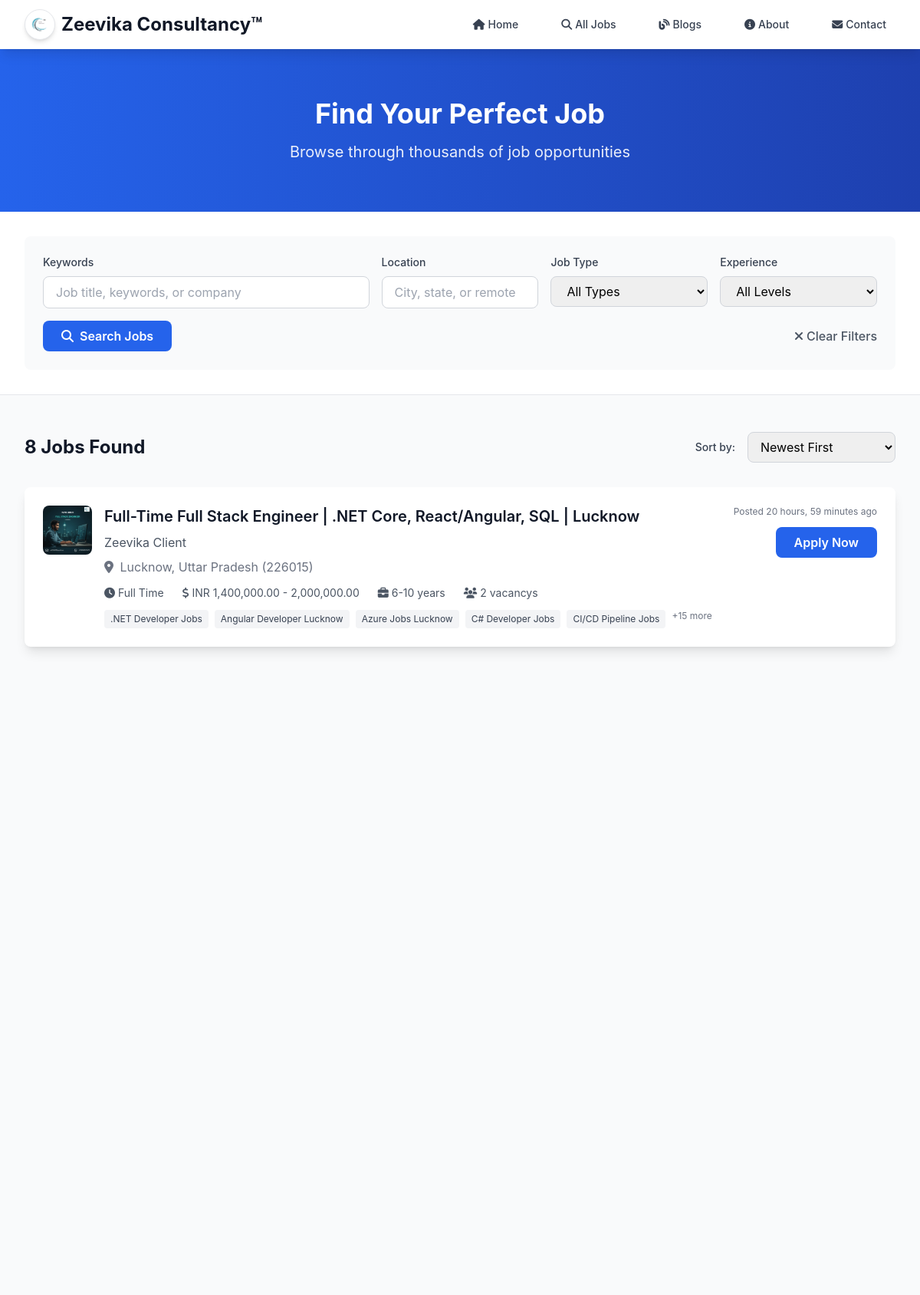
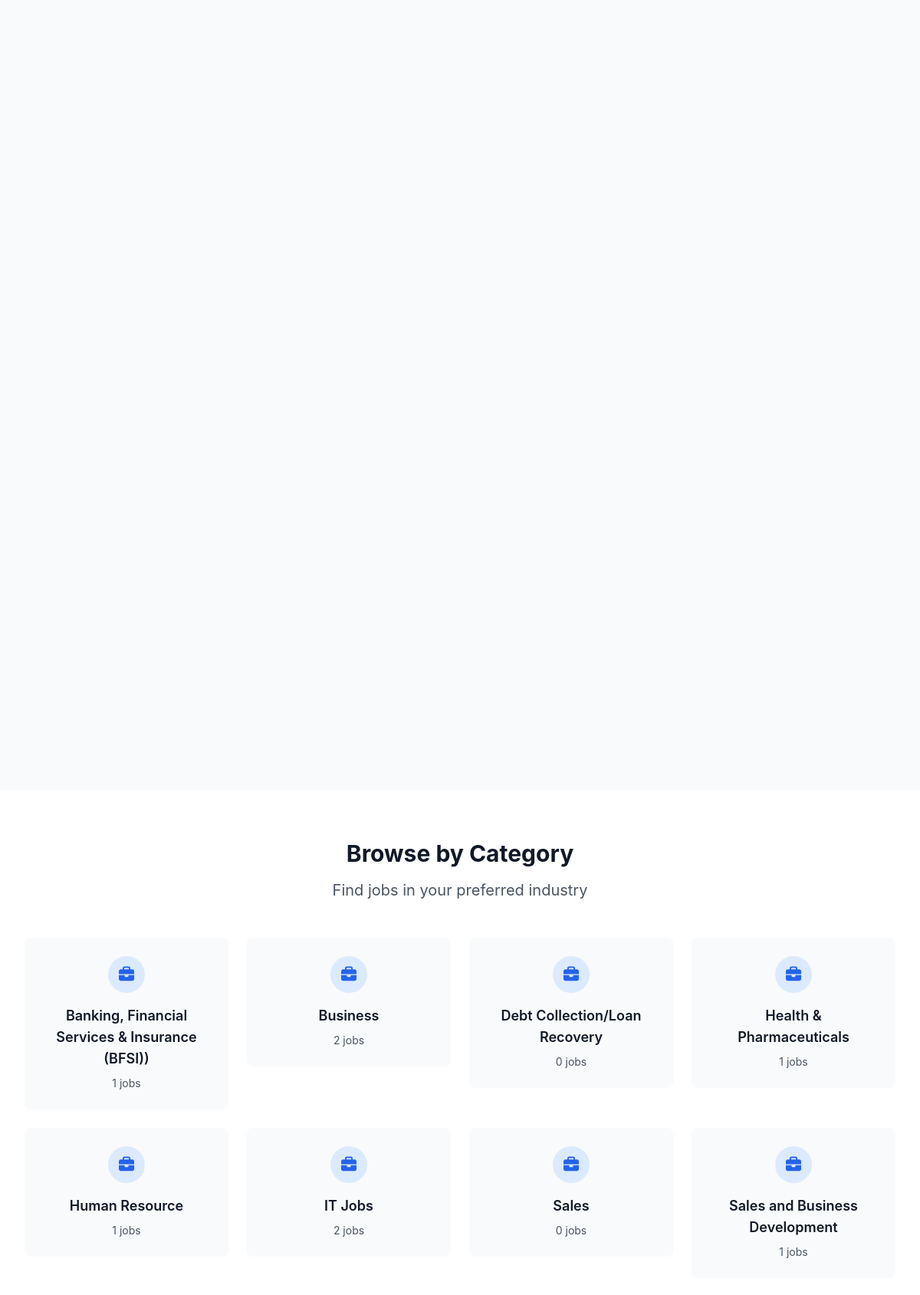
Screenshot of /jobs/ (upper part) with the database file from the repository (2 pictures, top to bottom).
### jobs/models.py (models this page shows, shortened)
class JobPost(models.Model):
    JOB_TYPE_CHOICES = [
        ('full_time', 'Full Time'),
        ('part_time', 'Part Time'),
        ('contract', 'Contract'),
        ('freelance', 'Freelance'),
        ('internship', 'Internship'),
    ]
    GENDER_CHOICES = [
        ('any', 'Any'),
        ('male', 'Male'),
        ('female', 'Female'),
    ]
    title = models.CharField(max_length=200)
    slug = models.SlugField(max_length=200, unique=True, blank=True)
    job_type = models.CharField(max_length=20, choices=JOB_TYPE_CHOICES, default='full_time')
    company_name = models.CharField(max_length=200)
    company_logo = models.ImageField(upload_to='company_logos/', blank=True, null=True)
    state = models.ForeignKey(State, on_delete=models.CASCADE, related_name='jobs')
    city = models.ForeignKey(City, on_delete=models.CASCADE, related_name='jobs')
    pin_code = models.CharField(max_length=10, blank=True)
    category = models.ForeignKey(Category, on_delete=models.CASCADE, related_name='jobs')
    subcategory = models.ForeignKey(Subcategory, on_delete=models.CASCADE, related_name='jobs')
    functional_area = models.ForeignKey(FunctionalArea, on_delete=models.CASCADE, related_name='jobs')
    total_vacancy = models.PositiveIntegerField(default=1)
    salary_min = models.DecimalField(max_digits=10, decimal_places=2, blank=True, null=True)
    salary_max = models.DecimalField(max_digits=10, decimal_places=2, blank=True, null=True)
    salary_currency = models.CharField(max_length=3, default='USD')
    gender = models.CharField(max_length=10, choices=GENDER_CHOICES, default='any')
    experience_min = models.PositiveIntegerField(blank=True, null=True, help_text="Years of experience")
    experience_max = models.PositiveIntegerField(blank=True, null=True, help_text="Years of experience")
    skills = TaggableManager(blank=True)
    education = RichTextField(blank=True)
    description = RichTextField()
    meta_title = models.CharField(max_length=60, blank=True)
    meta_description = models.CharField(max_length=160, blank=True)
    meta_keywords = models.CharField(max_length=255, blank=True)
    is_active = models.BooleanField(default=True)
    is_featured = models.BooleanField(default=False)
    created_at = models.DateTimeField(auto_now_add=True)
    updated_at = models.DateTimeField(auto_now=True)
    expires_at = models.DateTimeField(blank=True, null=True)
    history = HistoricalRecords()
    class Meta:
        ordering = ['-created_at']
    def get_salary_display(self):
        if self.salary_min and self.salary_max:
            return f"{self.salary_currency} {self.salary_min:,} - {self.salary_max:,}"
        elif self.salary_min:
            return f"{self.salary_currency} {self.salary_min:,}+"
        elif self.salary_max:
            return f"Up to {self.salary_currency} {self.salary_max:,}"
        return "Salary not specified"
    def get_experience_display(self):
        if self.experience_min and self.experience_max:
            return f"{self.experience_min}-{self.experience_max} years"
        elif self.experience_min:
            return f"{self.experience_min}+ years"
        elif self.experience_max:
            return f"Up to {self.experience_max} years"
        return "Experience not specified"

class City(models.Model):
    state = models.ForeignKey(State, on_delete=models.CASCADE, related_name='cities')
    name = models.CharField(max_length=100)
    slug = models.SlugField(max_length=100, unique=True, blank=True)
    is_active = models.BooleanField(default=True)
    created_at = models.DateTimeField(auto_now_add=True)
    updated_at = models.DateTimeField(auto_now=True)
    class Meta:
        verbose_name_plural = "Cities"
        ordering = ['name']
        unique_together = ['state', 'name']

class State(models.Model):
    name = models.CharField(max_length=100, unique=True)
    slug = models.SlugField(max_length=100, unique=True, blank=True)
    is_active = models.BooleanField(default=True)
    created_at = models.DateTimeField(auto_now_add=True)
    updated_at = models.DateTimeField(auto_now=True)
    class Meta:
        ordering = ['name']

class Category(models.Model):
    name = models.CharField(max_length=100, unique=True)
    slug = models.SlugField(max_length=100, unique=True, blank=True)
    description = models.TextField(blank=True)
    icon = models.CharField(max_length=50, blank=True, help_text="FontAwesome icon class")
    is_active = models.BooleanField(default=True)
    created_at = models.DateTimeField(auto_now_add=True)
    updated_at = models.DateTimeField(auto_now=True)
    class Meta:
        verbose_name_plural = "Categories"
        ordering = ['name']

### jobs/views.py (the view, shortened to what this page needs)
# urls.py: path('jobs/', views.JobListView.as_view(), name='job_list'),
class JobListView(ListView):
    model = JobPost
    template_name = 'jobs/job_list.html'
    context_object_name = 'jobs'
    paginate_by = 20
    def get_queryset(self):
        queryset = JobPost.objects.filter(is_active=True)
        form = JobSearchForm(self.request.GET)
        if form.is_valid():
            keyword = form.cleaned_data.get('keyword')
            location = form.cleaned_data.get('location')
            job_type = form.cleaned_data.get('job_type')
            experience_level = form.cleaned_data.get('experience_level')
            if location:
                queryset = queryset.filter(
                    Q(city__name__icontains=location) |
                    Q(state__name__icontains=location) |
                    Q(pin_code__icontains=location)
                )
            if job_type:
                queryset = queryset.filter(job_type=job_type)
        return queryset
    def get_context_data(self, **kwargs):
        context = super().get_context_data(**kwargs)
        context['search_form'] = JobSearchForm(self.request.GET)
        context['categories'] = Category.objects.filter(is_active=True)
        context['job_types'] = JobPost.JOB_TYPE_CHOICES
        return context

### templates/jobs/job_list.html (shortened to what this page needs)
{% extends 'base.html' %}
{% block content %}
<section class="bg-gradient-to-r from-primary-600 to-primary-800 py-16">
    <div class="max-w-7xl mx-auto px-4 sm:px-6 lg:px-8">
        <div class="text-center text-white">
            <h1 class="text-4xl font-bold mb-4">Find Your Perfect Job</h1>
            <p class="text-xl opacity-90">Browse through thousands of job opportunities</p>
        </div>
    </div>
</section>
<section class="py-8 bg-white border-b">
    <div class="max-w-7xl mx-auto px-4 sm:px-6 lg:px-8">
        <form method="get" class="bg-gray-50 rounded-lg p-6">
            <div class="grid grid-cols-1 md:grid-cols-2 lg:grid-cols-5 gap-4">
                <div class="lg:col-span-2">
                    <label class="block text-sm font-medium text-gray-700 mb-2">Keywords</label>
                    <input type="text" name="keyword" value="{{ search_form.keyword.value|default:'' }}"
                           placeholder="Job title, keywords, or company"
                           class="w-full px-4 py-2 border border-gray-300 rounded-lg focus:ring-2 focus:ring-primary-500 focus:border-transparent">
                </div>
                <div>
                    <label class="block text-sm font-medium text-gray-700 mb-2">Location</label>
                    <input type="text" name="location" value="{{ search_form.location.value|default:'' }}"
                           placeholder="City, state, or remote"
                           class="w-full px-4 py-2 border border-gray-300 rounded-lg focus:ring-2 focus:ring-primary-500 focus:border-transparent">
                </div>
                <div>
                    <label class="block text-sm font-medium text-gray-700 mb-2">Job Type</label>
                    <select name="job_type" class="w-full px-4 py-2 border border-gray-300 rounded-lg focus:ring-2 focus:ring-primary-500 focus:border-transparent">
                        <option value="">All Types</option>
                    </select>
                </div>
                <div>
                    <label class="block text-sm font-medium text-gray-700 mb-2">Experience</label>
                    <select name="experience_level" class="w-full px-4 py-2 border border-gray-300 rounded-lg focus:ring-2 focus:ring-primary-500 focus:border-transparent">
                        <option value="">All Levels</option>
                    </select>
                </div>
            </div>
            <div class="mt-4 flex justify-between items-center">
                <button type="submit" class="bg-primary-600 hover:bg-primary-700 text-white font-semibold py-2 px-6 rounded-lg transition-colors">
                    <i class="fas fa-search mr-2"></i>Search Jobs
                </button>
                <a href="{% url 'jobs:job_list' %}" class="text-gray-600 hover:text-gray-800 font-medium">
                    <i class="fas fa-times mr-1"></i>Clear Filters
                </a>
            </div>
        </form>
    </div>
</section>
<section class="py-12 bg-gray-50">
    <div class="max-w-7xl mx-auto px-4 sm:px-6 lg:px-8">
        <div class="flex justify-between items-center mb-8">
            <div>
                <h2 class="text-2xl font-bold text-gray-900">
                    {% if jobs %}
                        {{ page_obj.paginator.count }} Jobs Found
                    {% else %}
                        No Jobs Found
                    {% endif %}
                </h2>
            </div>
            <div class="flex items-center space-x-4">
                <label class="text-sm font-medium text-gray-700">Sort by:</label>
                <select id="sort-select" class="px-3 py-2 border border-gray-300 rounded-lg focus:ring-2 focus:ring-primary-500 focus:border-transparent">
                    <option value="newest">Newest First</option>
                </select>
            </div>
        </div>
        {% if jobs %}
        <div class="space-y-6">
            {% for job in jobs %}
            <div class="bg-white rounded-lg shadow-lg p-6 hover-lift animate-on-scroll">
                <div class="flex items-start justify-between">
                    <div class="flex items-start space-x-4">
                        {% if job.company_logo %}
                        <img src="{{ job.company_logo.url }}" alt="{{ job.company_name }}" class="w-16 h-16 rounded-lg object-cover">
                        {% else %}
                        <div class="w-16 h-16 bg-primary-100 rounded-lg flex items-center justify-center">
                            <i class="fas fa-building text-2xl text-primary-600"></i>
                        </div>
                        {% endif %}
                        <div class="flex-1">
                            <div class="flex items-center space-x-2 mb-2">
                                <h3 class="text-xl font-semibold text-gray-900">
                                    <a href="{% url 'jobs:job_detail' job.slug %}" class="hover:text-primary-600 transition-colors">
                                        {{ job.title }}
                                    </a>
                                </h3>
                            </div>
                            <p class="text-gray-600 mb-2">{{ job.company_name }}</p>
                            <p class="text-gray-500 mb-3">
                                <i class="fas fa-map-marker-alt mr-1"></i>
                                {{ job.city.name }}, {{ job.state.name }}
                                {% if job.pin_code %}({{ job.pin_code }}){% endif %}
                            </p>
                            <div class="flex items-center space-x-6 text-sm text-gray-600">
                                <span class="flex items-center">
                                    <i class="fas fa-clock mr-1"></i>
                                    {{ job.get_job_type_display }}
                                </span>
                                <span class="flex items-center">
                                    <i class="fas fa-dollar-sign mr-1"></i>
                                    {{ job.get_salary_display }}
                                </span>
                                <span class="flex items-center">
                                    <i class="fas fa-briefcase mr-1"></i>
                                    {{ job.get_experience_display }}
                                </span>
                                <span class="flex items-center">
                                    <i class="fas fa-users mr-1"></i>
                                    {{ job.total_vacancy }} vacancy{{ job.total_vacancy|pluralize }}
                                </span>
                            </div>
                            {% if job.skills.all %}
                            <div class="mt-3">
                                <div class="flex flex-wrap gap-2">
                                    {% for skill in job.skills.all|slice:":5" %}
                                    <span class="bg-gray-100 text-gray-700 text-xs px-2 py-1 rounded">{{ skill.name }}</span>
                                    {% endfor %}
                                    {% if job.skills.count > 5 %}
                                    <span class="text-gray-500 text-xs">+{{ job.skills.count|add:"-5" }} more</span>
                                    {% endif %}
                                </div>
                            </div>
                            {% endif %}
                        </div>
                    </div>
                    <div class="flex flex-col items-end space-y-3">
                        <span class="text-xs text-gray-500">
                            Posted {{ job.created_at|timesince }} ago
                        </span>
                        <a href="{% url 'jobs:job_detail' job.slug %}" class="bg-primary-600 hover:bg-primary-700 text-white font-semibold py-2 px-6 rounded-lg transition-colors">
                            Apply Now
                        </a>
                    </div>
                </div>
            </div>
            {% endfor %}
        </div>
        {% endif %}
    </div>
</section>
<section class="py-16 bg-white">
    <div class="max-w-7xl mx-auto px-4 sm:px-6 lg:px-8">
        <div class="text-center mb-12">
            <h2 class="text-3xl font-bold text-gray-900 mb-4">Browse by Category</h2>
            <p class="text-xl text-gray-600">Find jobs in your preferred industry</p>
        </div>
        <div class="grid grid-cols-1 md:grid-cols-2 lg:grid-cols-4 gap-6">
            {% for category in categories %}
            <a href="{% url 'jobs:category_detail' category.slug %}" class="group">
                <div class="bg-gray-50 rounded-lg p-6 text-center hover:bg-primary-50 transition-colors">
                    <div class="w-12 h-12 bg-primary-100 rounded-full flex items-center justify-center mx-auto mb-4 group-hover:bg-primary-200 transition-colors">
                        <i class="{{ category.icon|default:'fas fa-briefcase' }} text-xl text-primary-600"></i>
                    </div>
                    <h3 class="text-lg font-semibold text-gray-900 group-hover:text-primary-600 transition-colors">{{ category.name }}</h3>
                    <p class="text-gray-600 text-sm mt-2">{{ category.jobs.count }} jobs</p>
                </div>
            </a>
            {% endfor %}
        </div>
    </div>
</section>
{% endblock %}

### rows the page displays
JobPost: company_logo (picture), title "Full-Time Full Stack Engineer | .NET Core, React/Angular, SQL | Lucknow", company_name "Zeevika Client", city.name "Lucknow", state.name "Uttar Pradesh", pin_code "226015", job_type "Full Time", salary "INR 1,400,000.00 - 2,000,000.00", experience "6-10 years", total_vacancy "2", skills.count|add "15", created_at "20 hours, 59 minutes"
Tag: name ".NET Developer Jobs"
Tag: name "Angular Developer Lucknow"
Tag: name "Azure Jobs Lucknow"
Tag: name "C# Developer Jobs"
Tag: name "CI/CD Pipeline Jobs"
Category: name "Banking, Financial Services & Insurance (BFSI))", jobs.count "1"
Category: name "Business", jobs.count "2"
Category: name "Debt Collection/Loan Recovery", jobs.count "0"
Category: name "Health & Pharmaceuticals", jobs.count "1"
Category: name "Human Resource", jobs.count "1"
Category: name "IT Jobs", jobs.count "2"
Category: name "Sales", jobs.count "0"
Category: name "Sales and Business Development", jobs.count "1"

### other values shown
{{ page_obj.paginator.count }} "8"
